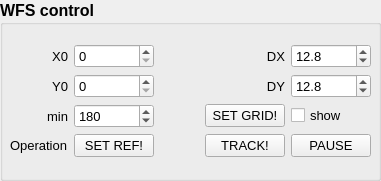
   <widget class="QGroupBox" name="groupBox">
    <property name="geometry">
     <rect>
      <x>390</x>
      <y>180</y>
      <width>381</width>
      <height>181</height>
     </rect>
    </property>
    <property name="font">
     <font>
      <pointsize>12</pointsize>
      <weight>75</weight>
      <bold>true</bold>
     </font>
    </property>
    <property name="title">
     <string>WFS control</string>
    </property>
    <property name="flat">
     <bool>false</bool>
    </property>
    <property name="checkable">
     <bool>false</bool>
    </property>
    <widget class="QWidget" name="verticalLayoutWidget_5">
     <property name="geometry">
      <rect>
       <x>10</x>
       <y>30</y>
       <width>361</width>
       <height>141</height>
      </rect>
     </property>
     <layout class="QVBoxLayout" name="vl_sh_cells" stretch="0">
      <item>
       <layout class="QGridLayout" name="gl_sh_cells" rowstretch="0,0,0,0,0">
        <property name="leftMargin">
         <number>0</number>
        </property>
        <property name="topMargin">
         <number>0</number>
        </property>
        <property name="rightMargin">
         <number>0</number>
        </property>
        <property name="horizontalSpacing">
         <number>6</number>
        </property>
        <item row="4" column="3">
         <widget class="QPushButton" name="pB_WFS_on">
          <property name="font">
           <font>
            <pointsize>10</pointsize>
            <weight>50</weight>
            <bold>false</bold>
           </font>
          </property>
          <property name="text">
           <string>TRACK!</string>
          </property>
         </widget>
        </item>
        <item row="4" column="4">
         <widget class="QPushButton" name="pB_WFS_off">
          <property name="font">
           <font>
            <pointsize>10</pointsize>
            <weight>50</weight>
            <bold>false</bold>
           </font>
          </property>
          <property name="text">
           <string>PAUSE</string>
          </property>
         </widget>
        </item>
        <item row="3" column="0">
         <widget class="QLabel" name="label_8">
          <property name="font">
           <font>
            <pointsize>10</pointsize>
            <weight>50</weight>
            <bold>false</bold>
           </font>
          </property>
          <property name="text">
           <string>min</string>
          </property>
          <property name="alignment">
           <set>Qt::AlignRight|Qt::AlignTrailing|Qt::AlignVCenter</set>
          </property>
         </widget>
        </item>
        <item row="1" column="4">
         <widget class="QDoubleSpinBox" name="spB_grid_dx">
          <property name="font">
           <font>
            <pointsize>10</pointsize>
            <weight>50</weight>
            <bold>false</bold>
           </font>
          </property>
          <property name="decimals">
           <number>1</number>
          </property>
          <property name="minimum">
           <double>5.000000000000000</double>
          </property>
          <property name="singleStep">
           <double>0.100000000000000</double>
          </property>
          <property name="value">
           <double>12.800000000000001</double>
          </property>
         </widget>
        </item>
        <item row="2" column="0">
         <widget class="QLabel" name="label_9">
          <property name="font">
           <font>
            <pointsize>10</pointsize>
            <weight>50</weight>
            <bold>false</bold>
           </font>
          </property>
          <property name="text">
           <string>Y0</string>
          </property>
          <property name="alignment">
           <set>Qt::AlignRight|Qt::AlignTrailing|Qt::AlignVCenter</set>
          </property>
         </widget>
        </item>
        <item row="3" column="1">
         <widget class="QSpinBox" name="spB_grid_imin">
          <property name="font">
           <font>
            <pointsize>10</pointsize>
            <weight>50</weight>
            <bold>false</bold>
           </font>
          </property>
          <property name="maximum">
           <number>5000</number>
          </property>
          <property name="value">
           <number>180</number>
          </property>
         </widget>
        </item>
        <item row="2" column="4">
         <widget class="QDoubleSpinBox" name="spB_grid_dy">
          <property name="font">
           <font>
            <pointsize>10</pointsize>
            <weight>50</weight>
            <bold>false</bold>
           </font>
          </property>
          <property name="decimals">
           <number>1</number>
          </property>
          <property name="minimum">
           <double>5.000000000000000</double>
          </property>
          <property name="singleStep">
           <double>0.100000000000000</double>
          </property>
          <property name="value">
           <double>12.800000000000001</double>
          </property>
         </widget>
        </item>
        <item row="2" column="1">
         <widget class="QSpinBox" name="spB_grid_y0">
          <property name="font">
           <font>
            <pointsize>10</pointsize>
            <weight>50</weight>
            <bold>false</bold>
           </font>
          </property>
          <property name="maximum">
           <number>120</number>
          </property>
          <property name="value">
           <number>0</number>
          </property>
         </widget>
        </item>
        <item row="3" column="4">
         <widget class="QCheckBox" name="chB_show_grid">
          <property name="font">
           <font>
            <pointsize>10</pointsize>
            <weight>50</weight>
            <bold>false</bold>
           </font>
          </property>
          <property name="text">
           <string>show</string>
          </property>
         </widget>
        </item>
        <item row="1" column="1">
         <widget class="QSpinBox" name="spB_grid_x0">
          <property name="font">
           <font>
            <pointsize>10</pointsize>
            <weight>50</weight>
            <bold>false</bold>
           </font>
          </property>
          <property name="maximum">
           <number>120</number>
          </property>
          <property name="value">
           <number>0</number>
          </property>
         </widget>
        </item>
        <item row="2" column="3">
         <widget class="QLabel" name="label_6">
          <property name="font">
           <font>
            <pointsize>10</pointsize>
            <weight>50</weight>
            <bold>false</bold>
           </font>
          </property>
          <property name="text">
           <string>DY</string>
          </property>
          <property name="alignment">
           <set>Qt::AlignRight|Qt::AlignTrailing|Qt::AlignVCenter</set>
          </property>
         </widget>
        </item>
        <item row="1" column="3">
         <widget class="QLabel" name="label_2">
          <property name="font">
           <font>
            <pointsize>10</pointsize>
            <weight>50</weight>
            <bold>false</bold>
           </font>
          </property>
          <property name="text">
           <string>DX</string>
          </property>
          <property name="alignment">
           <set>Qt::AlignRight|Qt::AlignTrailing|Qt::AlignVCenter</set>
          </property>
         </widget>
        </item>
        <item row="1" column="0">
         <widget class="QLabel" name="label_7">
          <property name="font">
           <font>
            <pointsize>10</pointsize>
            <weight>50</weight>
            <bold>false</bold>
           </font>
          </property>
          <property name="text">
           <string>X0</string>
          </property>
          <property name="alignment">
           <set>Qt::AlignRight|Qt::AlignTrailing|Qt::AlignVCenter</set>
          </property>
         </widget>
        </item>
        <item row="3" column="3">
         <widget class="QPushButton" name="pB_grid_set">
          <property name="font">
           <font>
            <pointsize>10</pointsize>
            <weight>50</weight>
            <bold>false</bold>
           </font>
          </property>
          <property name="text">
           <string>SET GRID!</string>
          </property>
         </widget>
        </item>
        <item row="4" column="1">
         <widget class="QPushButton" name="pB_WFS_ref">
          <property name="font">
           <font>
            <pointsize>10</pointsize>
            <weight>50</weight>
            <bold>false</bold>
           </font>
          </property>
          <property name="text">
           <string>SET REF!</string>
          </property>
         </widget>
        </item>
        <item row="4" column="0">
         <widget class="QLabel" name="label_18">
          <property name="font">
           <font>
            <pointsize>10</pointsize>
            <weight>50</weight>
            <bold>false</bold>
           </font>
          </property>
          <property name="text">
           <string>Operation</string>
          </property>
         </widget>
        </item>
        <item row="4" column="2">
         <spacer name="horizontalSpacer">
          <property name="orientation">
           <enum>Qt::Horizontal</enum>
          </property>
          <property name="sizeHint" stdset="0">
           <size>
            <width>40</width>
            <height>20</height>
           </size>
          </property>
         </spacer>
        </item>
       </layout>
      </item>
     </layout>
    </widget>
   </widget>
